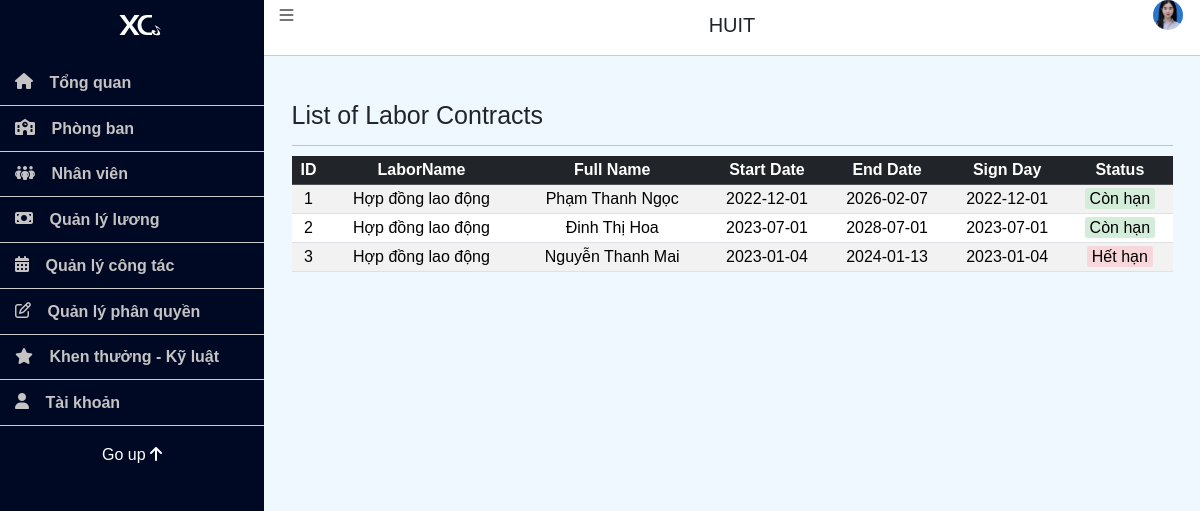
The app's page /admin/index.php?page=listLaborcontract (signed in) with its own data.
### tables this page shows
CREATE TABLE `laborcontract` (
  `LaborID` int NOT NULL,
  `LaborName` varchar(155) DEFAULT 'Hợp đồng lao động',
  `SignDay` date DEFAULT NULL,
  `StartDate` date DEFAULT NULL,
  `EndDate` date DEFAULT NULL,
  `UserID` int DEFAULT NULL
);

CREATE TABLE `users` (
  `UserID` int NOT NULL,
  `FullName` text NOT NULL,
  `Birthday` date DEFAULT NULL,
  `Gender` text NOT NULL,
  `Email` varchar(155) NOT NULL,
  `Address` text NOT NULL,
  `Phone` varchar(11) NOT NULL,
  `Username` varchar(20) NOT NULL,
  `Password` varchar(255) NOT NULL,
  `Role` varchar(155) NOT NULL DEFAULT 'User',
  `Status` varchar(155) NOT NULL DEFAULT 'Đang làm việc',
  `PositionID` int NOT NULL,
  `DeptID` int NOT NULL
);

### Library/Db.class.php (called while the page is built, shortened)
<?php
class Db
{
	public  $conn=null;
	function __construct()
    {
        try {
            $this->conn = new PDO('mysql:host='.HOST_DB.';dbname='.DB, USER_DB, PASS_DB);
            $this->conn->query('set names utf8');
        } catch(PDOException $e) {
            echo 'ERROR';
            exit;
        }
    }
	function selectQuery($sql, $arr=array())
	{
		$stm = $this->conn->prepare($sql);
		$stm->execute($arr);
		return $stm->fetchAll(PDO::FETCH_ASSOC);
	}
}

### Controller/LaborContractController.php (called while the page is built, shortened)
<?php
include_once '../Library/Db.class.php';
include_once '../Model/LaborContract.php';
class LaborContractController {
    private $laborContractModel;
    public function __construct() {
        $this->laborContractModel = new LaborContract();
    }
    public function getAllLaborContractOfUser() {
        return $this->laborContractModel->getAllLaborContractOfUser();
    }
}
?>

### Model/Laborcontract.php (called while the page is built, shortened)
<?php
class LaborContract extends Db {
    public function getAllLaborContractOfUser() {
        $sql = "SELECT lc.*, u.FullName
                FROM laborcontract lc
                INNER JOIN users u ON lc.UserID = u.UserID";
        return $this->selectQuery($sql);
    }
}
?>

### admin/pages/listLaborcontract.php (the view, shortened to what this page needs)
<?php
include_once '../Controller/LaborContractController.php';
$laborContractController = new LaborContractController();
$laborContracts = $laborContractController->getAllLaborContractOfUser();
if (is_array($laborContracts) && !empty($laborContracts)) {
    $currentDate = date('Y-m-d');
    ?>
    <div class="container">
        <h1 class="mt-5 mb-4">List of Labor Contracts</h1>
        <hr>
        <div class="table-responsive">
        <table class="table table-striped" style="text-align: center;" id="tblLabor">
            <thead class="table-dark" >
                <tr>
                    <th>ID</th>
                    <th>LaborName</th>
                    <th>Full Name</th>
                    <th>Start Date</th>
                    <th>End Date</th>
                    <th>Sign Day</th>
                    <th>Status</th>
                </tr>
            </thead>
            <tbody>
                <?php foreach ($laborContracts as $contract) : ?>
                    <tr>
                        <td><?php echo $contract['LaborID']; ?></td>
                        <td><?php echo $contract['LaborName']; ?></td>
                        <td><?php echo $contract['FullName']; ?></td>
                        <td><?php echo $contract['StartDate']; ?></td>
                        <td><?php echo $contract['EndDate']; ?></td>
                        <td><?php echo $contract['SignDay']; ?></td>
                        <td>
                            <?php
                            if ($currentDate <= $contract['EndDate']) {
                                echo '<span class="Valid">Còn hạn</span>';
                            } else {
                                echo '<span class="Expired">Hết hạn</span>';
                            }
                            ?>
                        </td>
                    </tr>
                <?php endforeach; ?>
            </tbody>
        </table>
        </div>
    </div>
<?php
} else {
    echo "No labor contracts found.";
}
?>

### admin/css/admin_site.css (style rules this page uses)
* { margin: 0; padding: 0; box-sizing: border-box; }
html { font-size: 62.5%; }

### admin/pages/listLaborcontract.php (style rules this page uses)
.Valid { background-color: #d4edda; padding: 2px 5px; border-radius: 3px; }
.Expired { background-color: #f8d7da; padding: 2px 5px; border-radius: 3px; }

### records on screen
laborcontract: LaborID "1", LaborName "Hợp đồng lao động", UserID.FullName "Phạm Thanh Ngọc", StartDate "2022-12-01", EndDate "2026-02-07", SignDay "2022-12-01", shows "Còn hạn"
laborcontract: LaborID "2", LaborName "Hợp đồng lao động", UserID.FullName "Đinh Thị Hoa", StartDate "2023-07-01", EndDate "2028-07-01", SignDay "2023-07-01", shows "Còn hạn"
laborcontract: LaborID "3", LaborName "Hợp đồng lao động", UserID.FullName "Nguyễn Thanh Mai", StartDate "2023-01-04", EndDate "2024-01-13", SignDay "2023-01-04", shows "Hết hạn"
